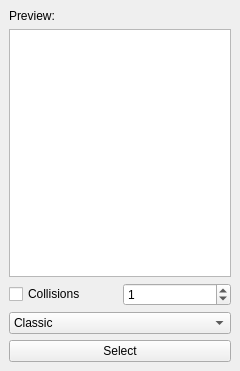
<?xml version="1.0" encoding="UTF-8"?>
<ui version="4.0">
 <class>TilePin</class>
 <widget class="QDockWidget" name="TilePin">
  <property name="geometry">
   <rect>
    <x>0</x>
    <y>0</y>
    <width>240</width>
    <height>371</height>
   </rect>
  </property>
  <property name="windowIcon">
   <iconset resource="../../../resources/res.qrc">
    <normaloff>:/special/special/pin.svg</normaloff>:/special/special/pin.svg</iconset>
  </property>
  <property name="windowTitle">
   <string>Pinned Tile</string>
  </property>
  <widget class="QWidget" name="dockWidgetContents">
   <layout class="QVBoxLayout" name="verticalLayout">
    <item>
     <widget class="QLabel" name="tileLabel">
      <property name="text">
       <string>Preview:</string>
      </property>
     </widget>
    </item>
    <item>
     <widget class="TilePreview" name="Preview"/>
    </item>
    <item>
     <layout class="QHBoxLayout" name="horizontalLayout">
      <item>
       <widget class="QCheckBox" name="Collisions">
        <property name="text">
         <string>Collisions</string>
        </property>
       </widget>
      </item>
      <item>
       <widget class="QSpinBox" name="Layer">
        <property name="wrapping">
         <bool>true</bool>
        </property>
        <property name="minimum">
         <number>1</number>
        </property>
        <property name="maximum">
         <number>3</number>
        </property>
       </widget>
      </item>
     </layout>
    </item>
    <item>
     <widget class="QComboBox" name="RenderOption">
      <item>
       <property name="text">
        <string>Classic</string>
       </property>
      </item>
      <item>
       <property name="text">
        <string>Tile image</string>
       </property>
      </item>
      <item>
       <property name="text">
        <string>Henry</string>
       </property>
      </item>
      <item>
       <property name="text">
        <string>Unrendered</string>
       </property>
      </item>
      <item>
       <property name="text">
        <string>Rendered (sun)</string>
       </property>
      </item>
      <item>
       <property name="text">
        <string>Rendered (shaded)</string>
       </property>
      </item>
      <item>
       <property name="text">
        <string>Rendered (rain)</string>
       </property>
      </item>
     </widget>
    </item>
    <item>
     <widget class="QPushButton" name="Select">
      <property name="text">
       <string>Select</string>
      </property>
     </widget>
    </item>
   </layout>
  </widget>
 </widget>
 <customwidgets>
  <customwidget>
   <class>TilePreview</class>
   <extends>QGraphicsView</extends>
   <header>BaseModWidgets.h</header>
  </customwidget>
 </customwidgets>
 <resources>
  <include location="../../../resources/res.qrc"/>
 </resources>
 <connections/>
</ui>
